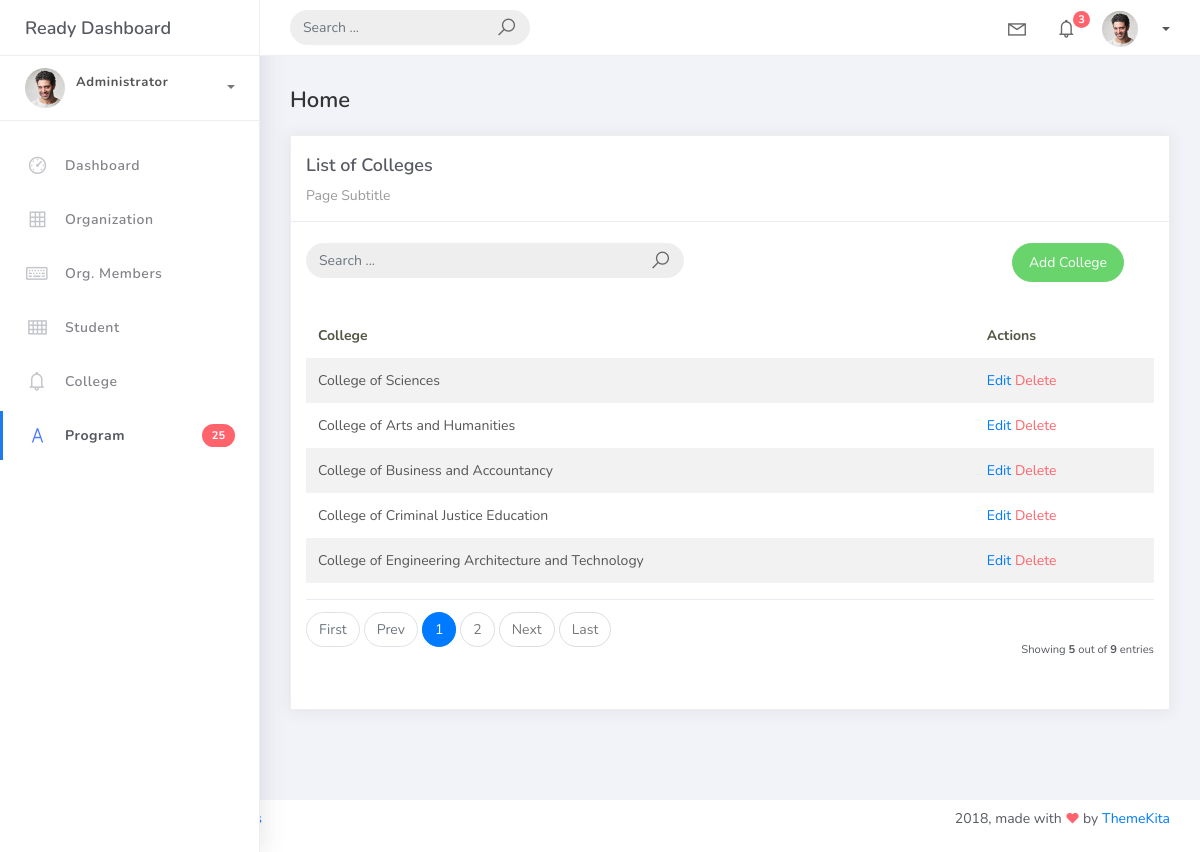
Page /college_list on the committed database.
### studentorg/models.py (models this page shows, shortened)
class BaseModel(models.Model):
    created_at = models.DateTimeField(auto_now_add=True, db_index=True)
    updated_at = models.DateTimeField(auto_now=True)
    class Meta:
        abstract = True

class College(BaseModel):
    college_name = models.CharField(max_length=150)

### studentorg/views.py (the view)
# urls.py: path('college_list', CollegeList.as_view(), name='college-list'),
class CollegeList(ListView):
    model = College
    context_object_name = 'college'
    template_name = 'college_list.html'
    paginate_by = 5
    def get_queryset(self):
            qs = super().get_queryset()
            query = self.request.GET.get('q')
            if query:
                qs = qs.filter(
                    Q(college_name__icontains=query)
                )
            return qs

### templates/college_list.html
{% extends 'base.html' %}
{% load static %}
{% block content %}
<div class="content">
    <div class="container-fluid">
        <h4 class="page-title">Home</h4>
        <div class="row">
            <div class="col-md-12">
                <div class="card">
                    <div class="card-header">
                        <div class="card-title">List of Colleges</div>
                        <div class="card-category">Page Subtitle</div>
                    </div>
                    <br />
                    <div class="col-md-12 row">
                        <div class="col-md-6">
                            <form class="navbar-left navbar-form nav-search mr-md-3" action="{% url 'college-list' %}" method="get">
                                <div class="input-group">
                                    <input type="text" placeholder="Search ..." class="form-control" name="q" />
                                    <div class="input-group-append">
                                        <span class="input-group-text">
                                            <i class="la la-search search-icon"></i>
                                        </span>
                                    </div>
                                </div>
                            </form>
                        </div>
                        <div class="col-md-6">
                            <div class="pull-right">
                                <a href="{% url 'college-add' %}" class="btn btn-success btn-rounded">
                                    Add College
                                </a>
                            </div>
                        </div>
                    </div>
                    <div class="card-body">
                        <table class="table table-striped mt-3">
                            <thead>
                                <tr>
                                    <th scope="col">College</th>
                                    <th scope="col">Actions</th>
                                </tr>
                            </thead>
                            <tbody>
                                {% for object in object_list %}
                                <tr>
                                    <td>{{ object.college_name }}</td>
                                    <td>
                                        <a href="college_list/{{ object.id }}">Edit</a>
                                        <a href="college_list/{{ object.id }}/delete" class="text-danger">Delete</a>
                                    </td>
                                </tr>
                                    {% empty %}
                                    <tr>
                                        <td colspan="4" style="text-align: center">
                                        <p class="text-sm font-weight-bold mb-0">No Records Found</p>
                                        </td>
                                    </tr>
                                    {% endfor %}
                            </tbody>
                        </table>
                        {% include 'includes/pagination.html' %}
                    </div>
                </div>
            </div>
        </div>
    </div>
</div>
{% endblock %}

### rows in the picture
College: college_name "College of Sciences"
College: college_name "College of Arts and Humanities"
College: college_name "College of Business and Accountancy"
College: college_name "College of Criminal Justice Education"
College: college_name "College of Engineering Architecture and Technology"

### other values in the picture
{{ page_num }} "1"
{{ page_num }} "2"
{{ object_list.count }} "5"
{{ paginator.count }} "9"
